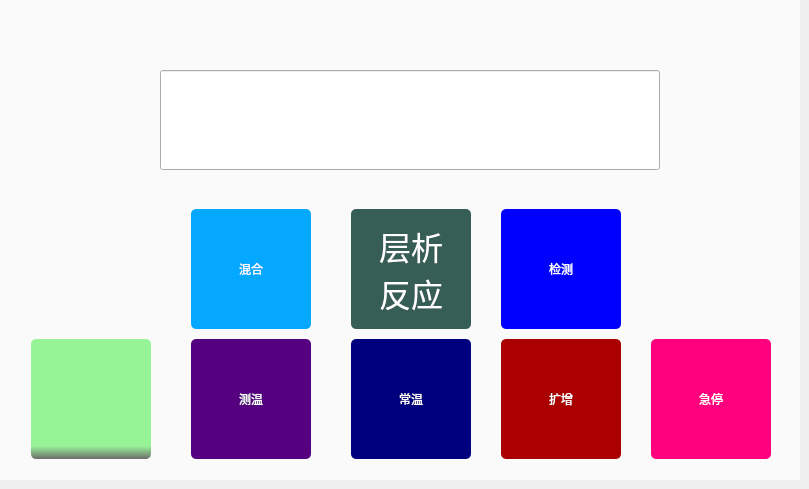
    <widget class="QWidget" name="tempPage">
     <widget class="QFrame" name="frame_5">
      <property name="geometry">
       <rect>
        <x>0</x>
        <y>0</y>
        <width>800</width>
        <height>480</height>
       </rect>
      </property>
      <property name="styleSheet">
       <string notr="true">QFrame{
	
	background-color: rgb(250, 250, 250);
}
</string>
      </property>
      <property name="frameShape">
       <enum>QFrame::NoFrame</enum>
      </property>
      <property name="frameShadow">
       <enum>QFrame::Raised</enum>
      </property>
      <widget class="QLineEdit" name="temp">
       <property name="geometry">
        <rect>
         <x>160</x>
         <y>70</y>
         <width>500</width>
         <height>100</height>
        </rect>
       </property>
       <property name="minimumSize">
        <size>
         <width>80</width>
         <height>100</height>
        </size>
       </property>
       <property name="font">
        <font>
         <family>Adobe 黑体 Std R</family>
         <pointsize>20</pointsize>
        </font>
       </property>
       <property name="cursor">
        <cursorShape>SizeVerCursor</cursorShape>
       </property>
       <property name="styleSheet">
        <string notr="true">QPushButton{
	background-color:#409EFF;
}
QPushButton:hover{
	background-color: rgba(0, 0, 255, 255)
}

QPushButton:pressed{
	background-color: rgba(255, 255, 255, 255)
}</string>
       </property>
      </widget>
      <widget class="QFrame" name="frame_6">
       <property name="geometry">
        <rect>
         <x>11</x>
         <y>199</y>
         <width>778</width>
         <height>270</height>
        </rect>
       </property>
       <property name="minimumSize">
        <size>
         <width>0</width>
         <height>270</height>
        </size>
       </property>
       <property name="maximumSize">
        <size>
         <width>16777215</width>
         <height>270</height>
        </size>
       </property>
       <property name="styleSheet">
        <string notr="true">QPushButton{
	min-width:120px;
	max-width:120px;
	min-height:120px;
	max-height:120px;
	font: 57 24pt &quot;思源黑体 CN Medium&quot;;
	border:none;
	outline:none;
	border-radius:5px;
	color: rgb(255, 255, 255);
}
</string>
       </property>
       <property name="frameShape">
        <enum>QFrame::NoFrame</enum>
       </property>
       <property name="frameShadow">
        <enum>QFrame::Raised</enum>
       </property>
       <widget class="QPushButton" name="temp_downBtn_2">
        <property name="geometry">
         <rect>
          <x>340</x>
          <y>140</y>
          <width>120</width>
          <height>120</height>
         </rect>
        </property>
        <property name="sizePolicy">
         <sizepolicy hsizetype="Expanding" vsizetype="Expanding">
          <horstretch>0</horstretch>
          <verstretch>0</verstretch>
         </sizepolicy>
        </property>
        <property name="cursor">
         <cursorShape>PointingHandCursor</cursorShape>
        </property>
        <property name="styleSheet">
         <string notr="true">QPushButton{
	background-color:#00007f;
}
QPushButton:hover{
	background-color: rgba(255, 135, 76, 255)
}

QPushButton:pressed{
	background-color: rgba(255, 76, 76, 255)
}</string>
        </property>
        <property name="text">
         <string>常温</string>
        </property>
       </widget>
       <widget class="QPushButton" name="temp_upBtn">
        <property name="geometry">
         <rect>
          <x>490</x>
          <y>140</y>
          <width>120</width>
          <height>120</height>
         </rect>
        </property>
        <property name="sizePolicy">
         <sizepolicy hsizetype="Expanding" vsizetype="Expanding">
          <horstretch>0</horstretch>
          <verstretch>0</verstretch>
         </sizepolicy>
        </property>
        <property name="cursor">
         <cursorShape>PointingHandCursor</cursorShape>
        </property>
        <property name="styleSheet">
         <string notr="true">QPushButton{
	border:none;
	outline:none;
	color: rgb(255, 255, 255);
	background-color:#aa0000;
	min-width:120px;
	max-width:120px;
	min-height:120px;
	max-height:120px;
	font: 57 24pt &quot;思源黑体 CN Medium&quot;;
}
QPushButton:hover{
	background-color: rgba(255, 135, 76, 255)
}
QPushButton:pressed{
	background-color: rgba(255, 76, 76, 255)
}</string>
        </property>
        <property name="text">
         <string>扩增</string>
        </property>
        <property name="iconSize">
         <size>
          <width>60</width>
          <height>60</height>
         </size>
        </property>
       </widget>
       <widget class="QPushButton" name="backBtn_2">
        <property name="geometry">
         <rect>
          <x>20</x>
          <y>140</y>
          <width>120</width>
          <height>120</height>
         </rect>
        </property>
        <property name="minimumSize">
         <size>
          <width>120</width>
          <height>120</height>
         </size>
        </property>
        <property name="maximumSize">
         <size>
          <width>120</width>
          <height>120</height>
         </size>
        </property>
        <property name="cursor">
         <cursorShape>PointingHandCursor</cursorShape>
        </property>
        <property name="styleSheet">
         <string notr="true">QPushButton{
	font: 87 16pt &quot;思源黑体 CN Heavy&quot;;
	color: #909399;
	border:none;
	border-radius:5px;
	background-color:qlineargradient(spread:pad, x1:1, y1:0.892, x2:1, y2:1, stop:0 rgba(150, 243, 150, 255), stop:1 rgba(108, 108, 108, 255));
}
QPushButton:hover{
	color: #fff;
	background-color: qlineargradient(spread:pad, x1:1, y1:0.892, x2:1, y2:1, stop:0 rgba(255, 135, 76, 255), stop:1 rgba(108, 108, 108, 255));
}

QPushButton:pressed{
	color: #fff;
	background-color: qlineargradient(spread:pad, x1:1, y1:0.892, x2:1, y2:1, stop:0 rgba(255, 76, 76, 255), stop:1 rgba(108, 108, 108, 255));
}
QPushButton:disabled{
	background-color: qlineargradient(spread:pad, x1:1, y1:0.892, x2:1, y2:1, stop:0 rgba(144, 147, 153, 255), stop:1 rgba(94, 94, 94, 255));
}</string>
        </property>
        <property name="text">
         <string/>
        </property>
        <property name="icon">
         <iconset resource="images.qrc">
          <normaloff>:/images/back.png</normaloff>:/images/back.png</iconset>
        </property>
        <property name="iconSize">
         <size>
          <width>48</width>
          <height>48</height>
         </size>
        </property>
       </widget>
       <widget class="QPushButton" name="temp_downBtn">
        <property name="geometry">
         <rect>
          <x>180</x>
          <y>140</y>
          <width>120</width>
          <height>120</height>
         </rect>
        </property>
        <property name="sizePolicy">
         <sizepolicy hsizetype="Expanding" vsizetype="Expanding">
          <horstretch>0</horstretch>
          <verstretch>0</verstretch>
         </sizepolicy>
        </property>
        <property name="cursor">
         <cursorShape>PointingHandCursor</cursorShape>
        </property>
        <property name="styleSheet">
         <string notr="true">QPushButton{
	background-color:#55007f;
}
QPushButton:hover{
	background-color: rgba(255, 135, 76, 255)
}

QPushButton:pressed{
	background-color: rgba(255, 76, 76, 255)
}</string>
        </property>
        <property name="text">
         <string>测温</string>
        </property>
       </widget>
       <widget class="QPushButton" name="stopBtn">
        <property name="geometry">
         <rect>
          <x>640</x>
          <y>140</y>
          <width>120</width>
          <height>120</height>
         </rect>
        </property>
        <property name="sizePolicy">
         <sizepolicy hsizetype="Expanding" vsizetype="Expanding">
          <horstretch>0</horstretch>
          <verstretch>0</verstretch>
         </sizepolicy>
        </property>
        <property name="cursor">
         <cursorShape>PointingHandCursor</cursorShape>
        </property>
        <property name="styleSheet">
         <string notr="true">QPushButton{
	border:none;
	outline:none;
	color: rgb(255, 255, 255);
	background-color:#ff007f;
	min-width:120px;
	max-width:120px;
	min-height:120px;
	max-height:120px;
	font: 57 24pt &quot;思源黑体 CN Medium&quot;;
}
QPushButton:hover{
	background-color: rgba(255, 135, 76, 255)
}
QPushButton:pressed{
	background-color: rgba(255, 76, 76, 255)
}</string>
        </property>
        <property name="text">
         <string>急停</string>
        </property>
        <property name="iconSize">
         <size>
          <width>60</width>
          <height>60</height>
         </size>
        </property>
       </widget>
       <widget class="QPushButton" name="ding_halfBtn">
        <property name="geometry">
         <rect>
          <x>180</x>
          <y>10</y>
          <width>120</width>
          <height>120</height>
         </rect>
        </property>
        <property name="sizePolicy">
         <sizepolicy hsizetype="Expanding" vsizetype="Expanding">
          <horstretch>0</horstretch>
          <verstretch>0</verstretch>
         </sizepolicy>
        </property>
        <property name="cursor">
         <cursorShape>PointingHandCursor</cursorShape>
        </property>
        <property name="styleSheet">
         <string notr="true">QPushButton{
	background-color:#05a8ff;
}
QPushButton:hover{
	background-color: rgba(255, 135, 76, 255)
}

QPushButton:pressed{
	background-color: rgba(255, 76, 76, 255)
}</string>
        </property>
        <property name="text">
         <string>混合</string>
        </property>
       </widget>
       <widget class="QPushButton" name="ding_halfBtn_2">
        <property name="geometry">
         <rect>
          <x>340</x>
          <y>10</y>
          <width>120</width>
          <height>120</height>
         </rect>
        </property>
        <property name="sizePolicy">
         <sizepolicy hsizetype="Expanding" vsizetype="Expanding">
          <horstretch>0</horstretch>
          <verstretch>0</verstretch>
         </sizepolicy>
        </property>
        <property name="font">
         <font>
          <family>思源黑体 CN Medium</family>
          <pointsize>24</pointsize>
          <weight>7</weight>
          <italic>false</italic>
          <bold>false</bold>
         </font>
        </property>
        <property name="cursor">
         <cursorShape>PointingHandCursor</cursorShape>
        </property>
        <property name="styleSheet">
         <string notr="true">QPushButton{
	background-color:#365d56;
}
QPushButton:hover{
	background-color: rgba(255, 135, 76, 255)
}

QPushButton:pressed{
	background-color: rgba(255, 76, 76, 255)
}</string>
        </property>
        <property name="text">
         <string>层析
反应</string>
        </property>
       </widget>
       <widget class="QPushButton" name="testBtn_2">
        <property name="geometry">
         <rect>
          <x>490</x>
          <y>10</y>
          <width>120</width>
          <height>120</height>
         </rect>
        </property>
        <property name="sizePolicy">
         <sizepolicy hsizetype="Expanding" vsizetype="Expanding">
          <horstretch>0</horstretch>
          <verstretch>0</verstretch>
         </sizepolicy>
        </property>
        <property name="cursor">
         <cursorShape>PointingHandCursor</cursorShape>
        </property>
        <property name="styleSheet">
         <string notr="true">QPushButton{
	background-color:#0000ff;
}
QPushButton:hover{
	background-color: rgba(255, 135, 76, 255)
}

QPushButton:pressed{
	background-color: rgba(255, 76, 76, 255)
}</string>
        </property>
        <property name="text">
         <string>检测</string>
        </property>
       </widget>
      </widget>
     </widget>
    </widget>
